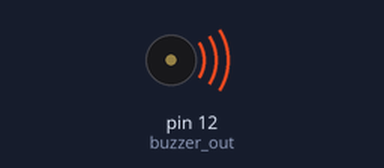
Bench run of a sketch on a simulated Arduino Uno, built with avr-gcc and run on an emulated ATmega328P. On the bench: buzzer (waves = sounding).

Above: at 0.1 s.
Timing chart, 0 to 40.0 s (numbered marks = the images above):
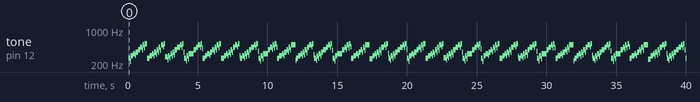

Measured:
- by itself, tone on pin 12 (buzzer_out): plays 261 Hz for 0.12 s, 229 Hz for 0.04 s, 293 Hz for 0.16 s, 328 Hz for 0.16 s, 300 Hz for 0.04 s, 348 Hz for 0.16 s … (370 notes in this stretch)

The sketch:

sketch_nov23a_ColmansScaleVer2a.ino
```cpp
// Colman O'Keeffe 114712191 23 Nov 2016
// note frequencies from http://www.phy.mtu.edu/~suits/notefreqs.html 1540 23 Nov 2016
# define Col_c4 3822 // 261.63 Hz period = 1/f in milli secs
# define Col_d4 3405 // 293.66 Hz all values calculated manually on calculator
# define Col_e4 3037 // 329.63 Hz
# define Col_f4 2863 // 349.23 Hz
# define Col_g4 2551 // 392.00 Hz
# define Col_a4 2272 // 440.00 Hz
# define Col_b4 2025 // 493.88 Hz
# define Col_c5 1911 // 523.25 Hz
# define rest 0

// buzzer
int buzzer_out = 12;

// debugging serial out? 1 yes 0 no
int DEBUGGING = 0;

void setup(){
  pinMode(buzzer_out, OUTPUT);
  if (DEBUGGING){
    Serial.begin(9600); // serial out for debug code
  }
}
// Colmans tune test scale
int colmans_tune[] = {Col_c4, Col_d4, Col_e4, Col_f4, Col_g4, Col_a4, Col_b4, Col_c5};
int colmans_beats[] = {16, 16, 16, 16, 16, 16, 16, 16};
int MAXIMUM_COUNT = sizeof(colmans_tune) / 2; // Tune length i.o.t. loop

// tempo
long tempo = 10000;
// length of pause
int pause  = 5000; // original pause increased from 1000 to 5000
// add to loop to pause for 1 sec
int rest_count = 100;

// setup variables for main function
int note = 0;
int beat = 0;
long duration = 0;

// try to play a note
void play_note(){
  long time_so_far = 0;
  if (note > 0){
    while(time_so_far < duration){
      // buzzer on
      digitalWrite(buzzer_out, HIGH);
      delayMicroseconds(note / 2);
      // buzzer off
      digitalWrite(buzzer_out, LOW);
      delayMicroseconds(note / 2);
      // how much time has gone by
      time_so_far += (note);
    }
  }
  else{
    for (int restbeat = 0; restbeat < rest_count; restbeat++){
      delayMicroseconds(duration);
    }
  }
}

// Try to play the entire scale
void loop(){
  for (int timer = 0; timer < MAXIMUM_COUNT; timer++){
    note = colmans_tune[timer];
    beat = colmans_beats[timer];

    duration = beat * tempo;

    play_note();

    delayMicroseconds(pause);

    if (DEBUGGING){
      Serial.println(timer);
      Serial.println("times round loop:");
      Serial.println(note);
      Serial.println("-note");
      Serial.println(beat);
      Serial.println("-beat");
      Serial.println(duration);
      Serial.println("-duration");
    }
  }
}
```
